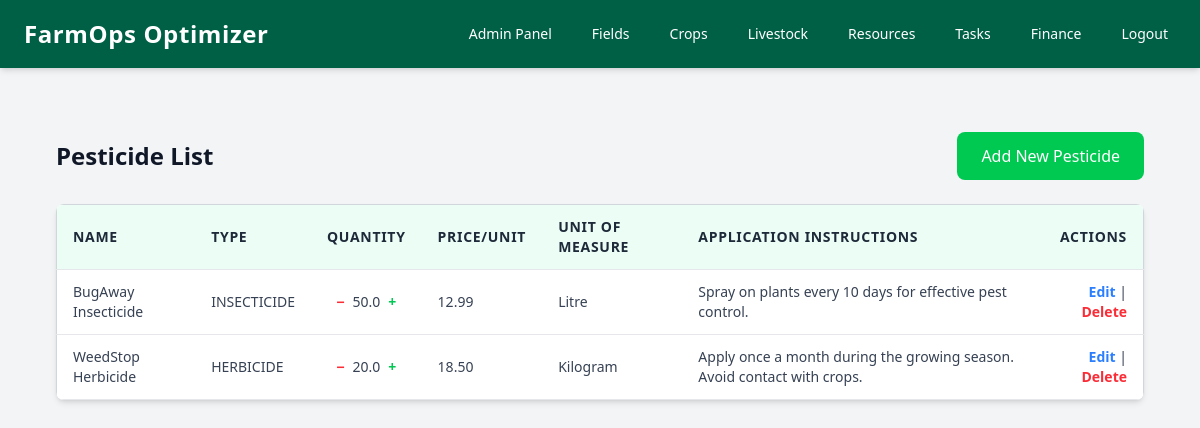
The app's page /resources/pesticides-list/ (signed in) with its own data.
### resources/models.py (models this page shows, shortened)
class Pesticide(models.Model):
    user = models.ForeignKey(User, on_delete=models.CASCADE, null=True)
    PESTICIDE_TYPES = [
        ('INSECTICIDE', 'Insecticide'),
        ('HERBICIDE', 'Herbicide'),
        ('FUNGICIDE', 'Fungicide'),
        ('RODENTICIDE', 'Rodenticide'),
        ('BACTERICIDE', 'Bactericide'),
        ('NEMATICIDE', 'Nematicide'),
        ('ACARICIDE', 'Acaricide'),
    ]
    unit_of_measure = models.CharField(
        max_length=20,
        choices=[
            ('KG', 'Kilogram'),
            ('G', 'Gram'),
            ('L', 'Litre'),
            ('ML', 'Millilitre'),
            ('UNIT', 'Unit/Piece'),
            ('TON', 'Tonne'),
            ('BAG', 'Bag'),
            ('BOX', 'Box'),
            ('PACK', 'Pack'),
            ('SACK', 'Sack'),
            ('TRAY', 'Tray'),
            ('BOTTLE', 'Bottle'),
            ('BARREL', 'Barrel'),
            ('HECTOLITRE', 'Hectolitre'),
            ('M3', 'Cubic meter'),
            ('OTHER', 'Other'),
        ],
        default='UNIT'
    )
    name = models.CharField(max_length=100, null=True, blank=True)
    quantity = models.FloatField(null=True, blank=True)
    price_per_unit = models.DecimalField(max_digits=10, decimal_places=2, null=True, blank=True)
    pesticide_type = models.CharField(max_length=100, choices=PESTICIDE_TYPES)
    application_instructions = models.TextField(blank=True, null=True)

### resources/views.py (the view)
# urls.py: path('pesticides-list/', views.pesticide_list, name='pesticide_list'),
def pesticide_list(request):
    pesticides = Pesticide.objects.filter(user=request.user)
    return render(request, 'resources/pesticide_list.html', {'pesticides': pesticides})

### resources/templates/resources/pesticide_list.html (shortened to what this page needs)
{% extends 'base.html' %}
{% block content %}
<div class="max-w-6xl mx-auto px-4 sm:px-6 lg:px-8 py-8">
    <div class="flex items-center justify-between mb-6">
        <h1 class="text-2xl font-semibold text-gray-900">Pesticide List</h1>
        <a href="{% url 'resources:add_pesticide' %}" class="bg-green-500 text-white px-6 py-3 rounded-lg hover:bg-green-600 focus:outline-none">
            Add New Pesticide
        </a>
    </div>
    <div class="overflow-x-auto bg-white shadow-md rounded-lg">
        <table class="min-w-full bg-white border border-gray-300 rounded-lg">
            <thead class="bg-emerald-50 text-gray-800 text-sm uppercase tracking-wider">
                <tr>
                    <th class="py-3 px-4 border-b border-gray-200 text-left">Name</th>
                    <th class="py-3 px-4 border-b border-gray-200 text-left">Type</th>
                    <th class="py-3 px-4 border-b border-gray-200 text-center">Quantity</th>
                    <th class="py-3 px-4 border-b border-gray-200 text-left">Price/Unit</th>
                    <th class="py-3 px-4 border-b border-gray-200 text-left">Unit of Measure</th>
                    <th class="py-3 px-4 border-b border-gray-200 text-left">Application Instructions</th>
                    <th class="py-3 px-4 border-b border-gray-200 text-right">Actions</th>
                </tr>
            </thead>
            <tbody class="text-sm text-gray-700">
                {% for pesticide in pesticides %}
                <tr class="hover:bg-gray-50 transition-all duration-200">
                    <td class="py-3 px-4 border-b border-gray-200">{{ pesticide.name }}</td>
                    <td class="py-3 px-4 border-b border-gray-200">{{ pesticide.pesticide_type }}</td>
                    <td class="py-3 px-4 border-b border-gray-200 text-center">
                        <div class="flex items-center justify-center space-x-2">
                            <a href="{% url 'resources:decrease_quantity_pesticide' pesticide.id %}" class="text-red-500 hover:text-red-700 font-bold">−</a>
                            <span>{{ pesticide.quantity }}</span>
                            <a href="{% url 'resources:increase_quantity_pesticide' pesticide.id %}" class="text-green-500 hover:text-green-700 font-bold">+</a>
                        </div>
                    </td>
                    <td class="py-3 px-4 border-b border-gray-200">{{ pesticide.price_per_unit }}</td>
                    <td class="py-3 px-4 border-b border-gray-200">{{ pesticide.get_unit_of_measure_display }}</td>
                    <td class="py-3 px-4 border-b border-gray-200">{{ pesticide.application_instructions }}</td>
                    <td class="py-3 px-4 border-b border-gray-200 text-right">
                        <a href="{% url 'resources:edit_pesticide' pesticide.id %}" class="text-blue-500 hover:text-blue-700 font-bold">Edit</a> |
                        <form method="post" action="{% url 'resources:delete_pesticide' pesticide.id %}" class="inline">
                            <button type="submit" class="text-red-500 hover:text-red-700 font-bold" onclick="return confirm('Are you sure you want to delete this seed?');">
                                Delete
                            </button>
                        </form>
                    </td>
                </tr>
                {% empty %}
                <tr>
                    <td colspan="7" class="py-4 px-4 text-center text-gray-500">No pesticides found.</td>
                </tr>
                {% endfor %}
            </tbody>
        </table>
    </div>
</div>
{% endblock %}

### records on screen
Pesticide: name "BugAway Insecticide", pesticide_type "INSECTICIDE", quantity "50.0", price_per_unit "12.99", unit_of_measure "Litre", application_instructions "Spray on plants every 10 days for effective pest control."
Pesticide: name "WeedStop Herbicide", pesticide_type "HERBICIDE", quantity "20.0", price_per_unit "18.50", unit_of_measure "Kilogram", application_instructions "Apply once a month during the growing season. Avoid contact with crops."
